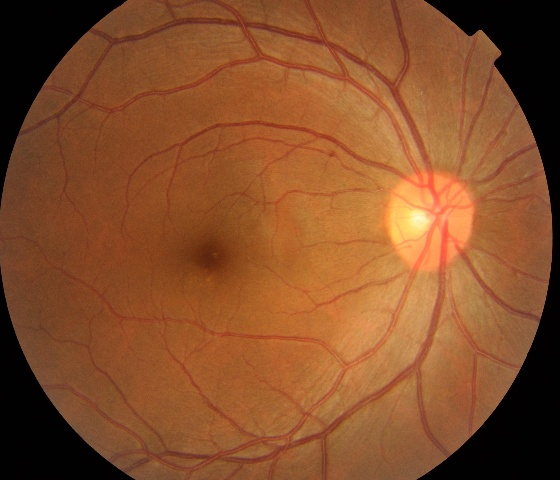
#> input picture Fundus_tool/OD_example/1.jpg, 560 x 480 px, given as the content of the folder ../Fundus_tool/OD_example/1.jpg, which was not available
$ python -i resize.py   (imports and definitions only)
#> lines starting #> are read from the running program, lines starting #| are printed output that depends on the picture; pictures that were not available may be replaced by others from this repository, and a replacement may not be noted
import os
from glob import glob
from PIL import Image
def resize_dir(path,outpath):
#> called with path = '../Fundus_tool/OD_example/1.jpg', outpath = 'out.png'
    dir_list = os.listdir(path)
    for dir in dir_list:
        dir_path = path+'/'+dir
        file_list = os.listdir(dir_path)
        outpath_dir = outpath +'/'+dir
        try:
            if not os.path.exists(outpath_dir):
                os.makedirs(outpath_dir)
        except OSError:
            print('Error: creating '+ outpath_dir)
        for file in file_list:
            image = Image.open(dir_path+'/'+file)
#> image is the input picture: PIL image 560x480 RGB; mean R, G, B 133.9, 78.6, 42.3
            resize_image = image.resize((1920,1296))
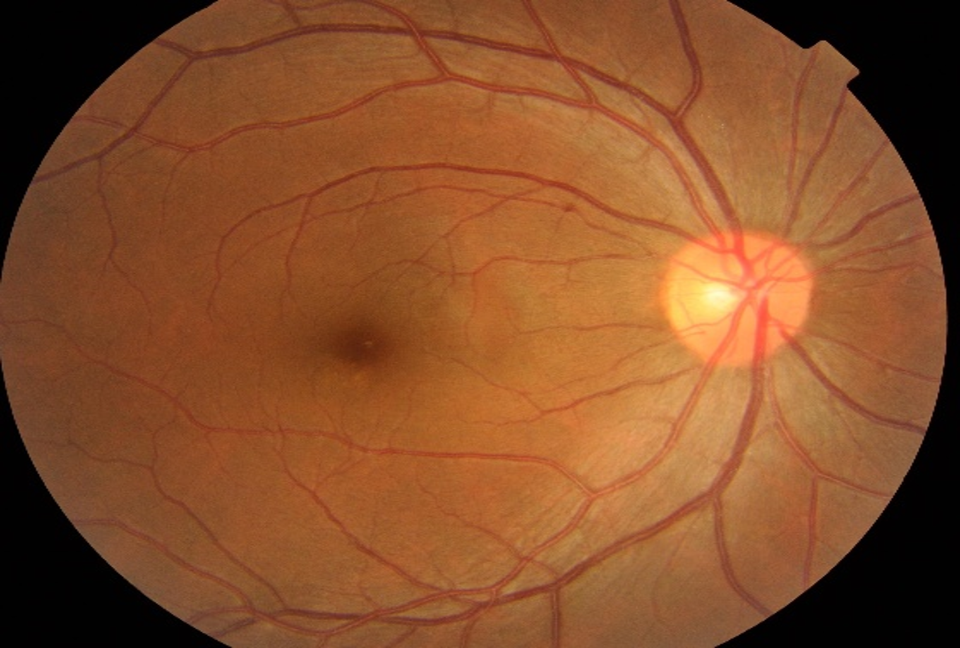
#> resize_image: PIL image 1920x1296 RGB (shown at 1/2 size); mean R, G, B 133.9, 78.6, 42.4
            area = (207,0,1719,1296)
            resize_image = resize_image.crop(area)
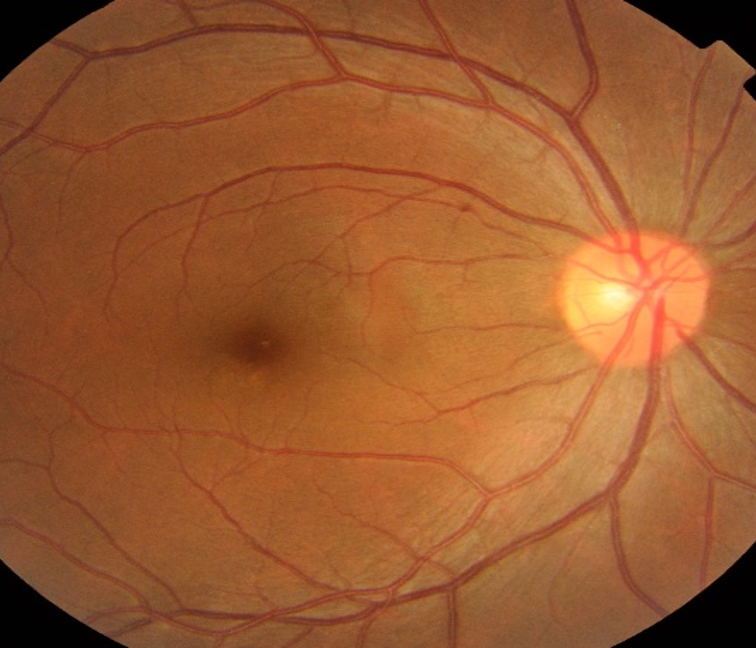
#> resize_image: PIL image 1512x1296 RGB (shown at 1/2 size); mean R, G, B 153.8, 90.1, 47.7
            resize_image = resize_image.resize((560,480))
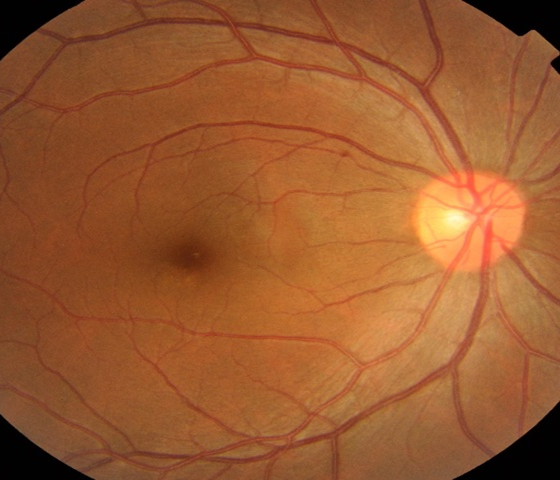
#> resize_image: PIL image 560x480 RGB; mean R, G, B 153.8, 90.1, 47.7
            resize_image.save(outpath_dir+'/'+file,"JPEG",quality=100)
    return outpath

def resize_allfiles(path,outpath):
    file_list = os.listdir(path)
    if not os.path.isdir(outpath):
        os.makedirs(outpath)
    for file in file_list:
        image = Image.open(path+'/'+file)
        resize_image = image.resize((1920,1296))
        area = (207,0,1719,1296)
        resize_image = resize_image.crop(area)
        resize_image = resize_image.resize((560,480))
        resize_image.save(outpath+'/'+file,"JPEG",quality=100)
    return outpath

def resize_file():
    path = '/home/psj/Desktop/fundus_data/all_files'
    file_list = os.listdir(path)
    newpath = '/home/psj/Desktop/FUNDUS_DATA_480/all_files'
    try:
        if not os.path.exists(newpath):
            os.makedirs(newpath)
    except OSError:
        print('Error: creating '+ newpath)
    for file in file_list:
        image = Image.open(path+'/'+file)
        resize_image = image.resize((480,480))
        resize_image.save(newpath+'/'+file,"JPEG",quality=100)

# [5 lines not run here, left out]

>>> result = resize_dir('../Fundus_tool/OD_example/1.jpg', 'out.png')
